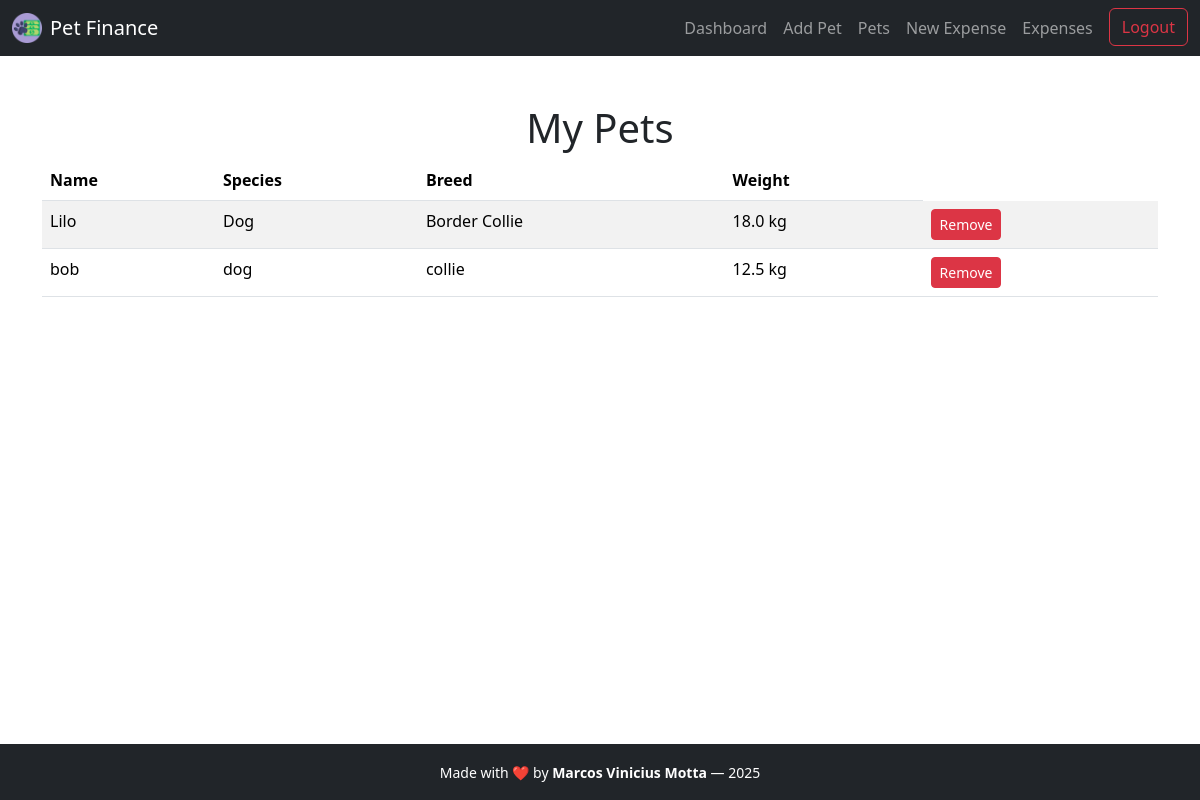
The app's page /list_pets (signed in) with its own data.
### models/pet.py (models this page shows)
class Pet(db.Model):
    __tablename__ = 'pets'
    id = db.Column(db.Integer, primary_key=True)
    user_id = db.Column(db.Integer, db.ForeignKey('users.id'), nullable=False)
    name = db.Column(db.String(50), nullable=False)
    species = db.Column(db.String(30), nullable=False)
    breed = db.Column(db.String(50))
    birth_date = db.Column(db.Date)
    weight = db.Column(db.Float)
    expenses = db.relationship('Expense', backref='pet', lazy=True)

### routes/pets.py (the view)
@pets.route('/list_pets', methods=['GET'])
@login_required
def list_pets():
    pets = Pet.query.filter_by(user_id=current_user.id).all()
    return render_template('list_pets.html', pets=pets)

### app.py (called while the page is built)
@login_manager.user_loader
def load_user(user_id):
    return User.query.get(int(user_id))

### templates/list_pets.html (shortened to what this page needs)
{% extends "base.html" %}
{% block content %}
<h1 style="text-align: center;">My Pets</h1>
<table class="table table-striped">
    <thead>
        <tr>
            <th>Name</th>
            <th>Species</th>
            <th>Breed</th>
            <th>Weight</th>
        </tr>
    </thead>
    <tbody>
        {% for pet in pets %}
        <tr>
            <td>{{ pet.name }}</td>
            <td>{{ pet.species }}</td>
            <td>{{ pet.breed }}</td>
            <td>{{ pet.weight }} kg</td>
            <td>
                <form action="{{ url_for('pets.delete_pet', pet_id=pet.id) }}" method="post" style="display: inline;">
                    <button type="submit" class="btn btn-sm btn-danger">Remove</button>
                </form>
            </td>
        </tr>
        {% endfor %}
    </tbody>
</table>
{% endblock %}

### records on screen
Pet: name "Lilo", species "Dog", breed "Border Collie", weight "18.0"
Pet: name "bob", species "dog", breed "collie", weight "12.5"
